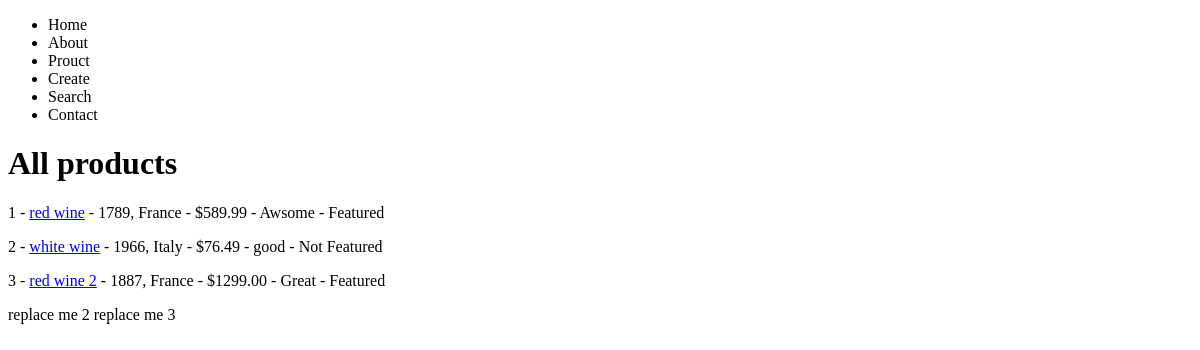
/products/, run on an earlier commit of the app's database.
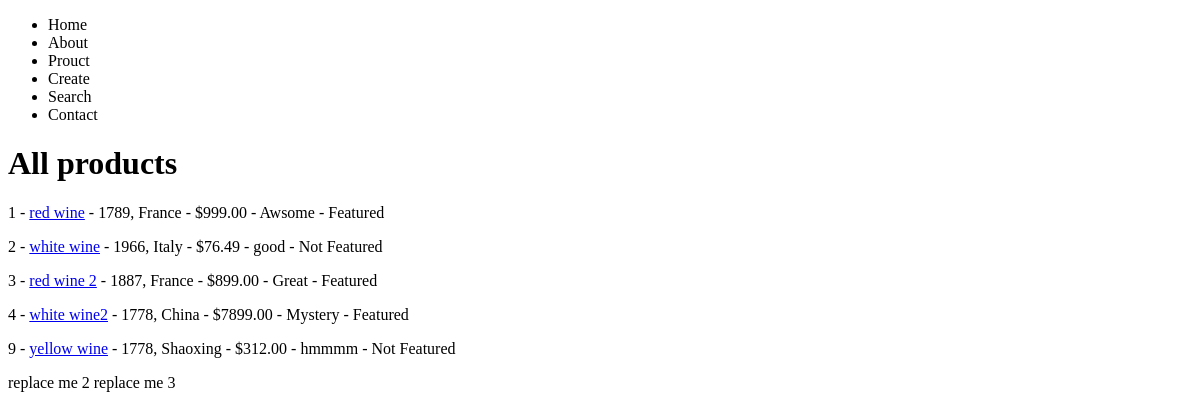
And on a later commit of the database.
### products/models.py (models this page shows)
class Product(models.Model):
    title = models.CharField(max_length=120); # has to use max_length
    description = models.TextField(blank=True, null=True);
    price = models.DecimalField(max_digits=1000, decimal_places=2);
    summary = models.TextField(blank=True,null=False);
    featured = models.BooleanField(); # 1.null = True 2.default=True 3.both
    def get_absolute_url(self):
        return reverse('products:product-detail', kwargs={"currId": self.id})

### products/views.py (the view)
# urls.py: path('', product_list_view, name='product-list'),
def product_list_view(request):
    queryset = Product.objects.all()
    context={
        'object_list': queryset
    }
    return render(request, 'products/product_list.html', context)

### products/templates/products/product_list.html
{% extends 'base.html' %}
{% block content %}
<h1>All products</h1>
{% for object in object_list %}
    <p>
    {{ object.id }} -
    <a href= '{{ object.get_absolute_url }}'>{{ object.title }}</a> -
    {{ object.description }} -
    ${{ object.price }} -
    {{ object.summary }} -
    {% if object.featured %} Featured {% else %} Not Featured {% endif %}
    </p>
{% endfor %}
{% endblock %}

### templates/base.html (shortened to what this page needs)
<!DOCTYPE html>
<html>
    <head>
    </head>
    <body>
        {% include 'navbar.html' %}
        {% block content %}{% endblock %}
        {% block content2 %}
        replace me 2
        {% endblock %}
        {% block content3 %}
        replace me 3
        {% endblock %}
    </body>
</html>

### templates/navbar.html
<nav>
    <ul>
        <li>Home</li>
        <li>About</li>
        <li>Prouct</li>
        <li>Create</li>
        <li>Search</li>
        <li>Contact</li>
    </ul>
</nav>

What changed in the data, as far as the page shows it:
changed Product "red wine": price "589.99" → "999.00"
changed Product "red wine 2": price "1299.00" → "899.00"
added Product: id "4", title "white wine2", description "1778, China", price "7899.00", summary "Mystery", featured "Featured"
added Product: id "9", title "yellow wine", description "1778, Shaoxing", price "312.00", summary "hmmmm", featured "Not Featured"
